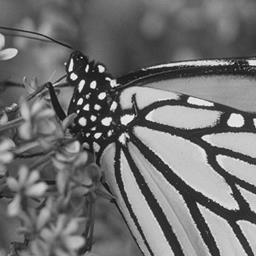
%> input picture images/1-1.jpg, 256 x 256 px
$ octave convolution.m   (GNU Octave 9; MATLAB toolbox functions it lacks are replaced by stand-ins)
%> lines starting %> are read from the running program, lines starting %| are printed output that depends on the picture
image = imread('images/1-1.jpg');
%> image is the input picture: size 256x256x3 uint8; min 0, max 254, mean 112.5
imshow(image);

G = 1/25 * [1 1 1 1 1; 1 1 1 1 1; 1 1 1 1 1; 1 1 1 1 1; 1 1 1 1 1];
H = [0 -1 0; -1 4 -1; 0 -1 0];
conv_image = convolutions(double(image), double(H));
figure; imshow(conv_image);

Ifiltered = uint8(convn(double(image), double(H)));
figure; imshow(Ifiltered)

function output_image = convolutions(image, convMatrix)
%> called with convMatrix = [0 -1 0; -1 4 -1; 0 -1 0]
    [rows, cols, color_channels] = size(image);
%> rows = 256; cols = 256; color_channels = 3
    [rowsConv, colsConv] = size(convMatrix);
    disp(rowsConv);
    disp(colsConv);
    output_image = zeros(rows, cols, 'uint8');

    for i = ((rowsConv+1)/2):(rows-((rowsConv-1)/2))
        for j = ((colsConv+1)/2):(cols-((colsConv-1)/2))
            for k = 1:color_channels
                temp = 0;
                startIdxRow = i-(rowsConv+1)/2;
                startIdxCols = j-(colsConv+1)/2;
                for a = 1:rowsConv
                    for b = 1:colsConv
                        temp = temp + image(a + startIdxRow,b + startIdxCols,k)*convMatrix(a,b);
                    end
                end

                if temp < 0
                    output_image(i,j,k) = 0;
                elseif temp > 255
                    output_image(i,j,k) = 255;
                else
                    output_image(i,j,k) = uint8(temp);
                end
            end
        end
    end
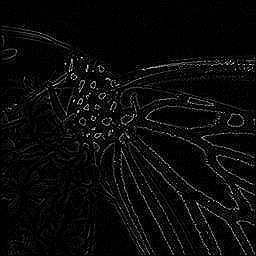
%> output_image: size 256x256x3 uint8; min 0, max 255, mean 9.8
%> `Ifiltered = uint8(convn(double(image), double(H)));`:
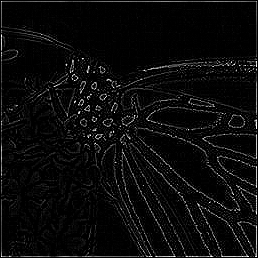
%> Ifiltered: size 258x258x3 uint8; min 0, max 255, mean 11.5
end
